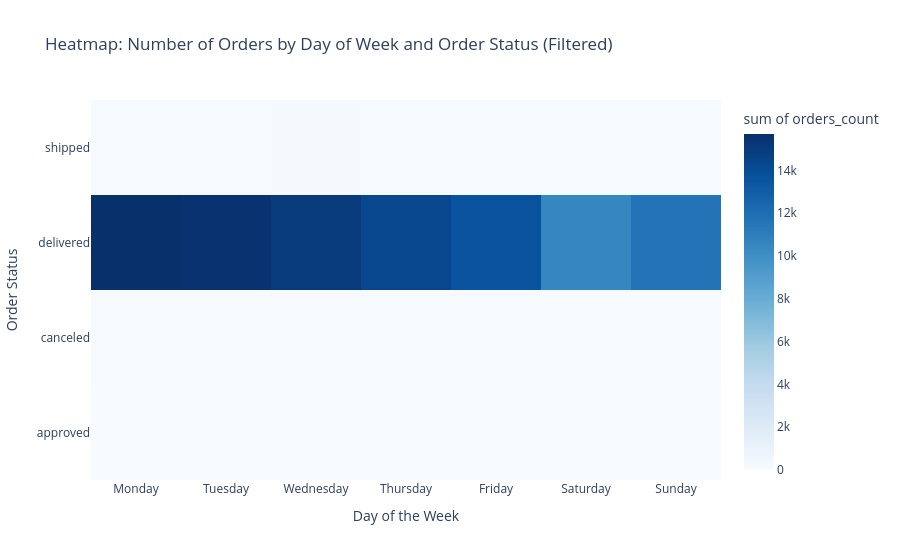

The notebook cell this image was saved under:
### Markdown cell above
To improve the visual interpretation of the heatmap, the most relevant order statuses within the main process flow are filtered (approved, shipped, delivered and canceled). This decision allows focusing on the stages that actually reflect the logistics cycle, reducing visual noise from less representative statuses.

### Code cell
valid_status = [
    "approved",
    "shipped",
    "delivered",
    "canceled"
]

heat_data_filtered = heat_data[
    heat_data["order_status"].isin(valid_status)
].copy()

status_order = ["approved", "shipped", "delivered", "canceled"]

heat_data_filtered["order_status"] = pd.Categorical(
    heat_data_filtered["order_status"],
    categories=status_order,
    ordered=True
)

fig_heat = px.density_heatmap(
    heat_data_filtered,
    x="day_of_week",
    y="order_status",
    z="orders_count",
    color_continuous_scale="Blues",
    title="Heatmap: Number of Orders by Day of Week and Order Status (Filtered)"
)

fig_heat.update_layout(
    xaxis_title="Day of the Week",
    yaxis_title="Order Status"
)

fig_heat.show()
fig_heat.write_image("heatmap_pedidos_filtrado.png")

### Figure 1 — Plotly figure (JSON) as saved in the notebook; plotly's stock layout.template omitted (floating-point values rounded to 4 significant figures)
{"data": [{"coloraxis": "coloraxis", "histfunc": "sum", "hovertemplate": "day_of_week=%{x}<br>order_status=%{y}<br>sum of orders_count=%{z}<extra></extra>", "name": "", "type": "histogram2d", "x": ["Monday", "Monday", "Monday", "Monday", "Tuesday", "Tuesday", "Tuesday", "Tuesday", "Wednesday", "Wednesday", "Wednesday", "Thursday", "Thursday", "Thursday", "Friday", "Friday", "Friday", "Saturday", "Saturday", "Saturday", "Sunday", "Sunday", "Sunday"], "xaxis": "x", "xbingroup": "x", "y": ["approved", "canceled", "delivered", "shipped", "approved", "canceled", "delivered", "shipped", "canceled", "delivered", "shipped", "canceled", "delivered", "shipped", "canceled", "delivered", "shipped", "canceled", "delivered", "shipped", "canceled", "delivered", "shipped"], "yaxis": "y", "ybingroup": "y", "z": [1, 115, 15701, 172, 1, 112, 15503, 146, 96, 15076, 199, 100, 14323, 153, 72, 13685, 171, 62, 10555, 135, 68, 11635, 131]}], "layout": {"coloraxis": {"colorbar": {"title": {"text": "sum of orders_count"}}, "colorscale": [[0, "rgb(247,251,255)"], [0.125, "rgb(222,235,247)"], [0.25, "rgb(198,219,239)"], [0.375, "rgb(158,202,225)"], [0.5, "rgb(107,174,214)"], [0.625, "rgb(66,146,198)"], [0.75, "rgb(33,113,181)"], [0.875, "rgb(8,81,156)"], [1, "rgb(8,48,107)"]]}, "legend": {"tracegroupgap": 0}, "title": {"text": "Heatmap: Number of Orders by Day of Week and Order Status (Filtered)"}, "xaxis": {"anchor": "y", "domain": [0, 1], "title": {"text": "Day of the Week"}}, "yaxis": {"anchor": "x", "domain": [0, 1], "title": {"text": "Order Status"}}}}
